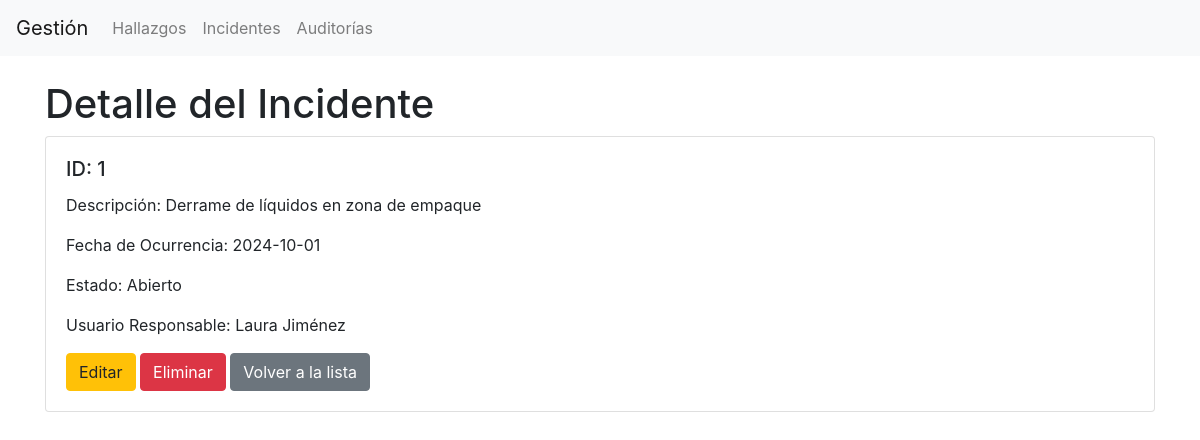
Screenshot of /index.php?entity=incidente&action=show&id=1 with the database file from the repository.
### tables this page shows
CREATE TABLE Incidente (
    id INT AUTO_INCREMENT PRIMARY KEY,       
    descripcion TEXT NOT NULL,               
    fecha_ocurrencia DATE NOT NULL,          
    id_estado INT,                           
    id_usuario INT,                          
    FOREIGN KEY (id_estado) REFERENCES Estado(id),   
    FOREIGN KEY (id_usuario) REFERENCES Usuario(id)  
);

CREATE TABLE Estado (
    id INT AUTO_INCREMENT PRIMARY KEY,   
    nombre VARCHAR(50) NOT NULL          
);

CREATE TABLE Usuario (
    id INT AUTO_INCREMENT PRIMARY KEY,   
    nombre VARCHAR(100) NOT NULL,        
    email VARCHAR(100) NOT NULL UNIQUE,  
    fecha_registro TIMESTAMP DEFAULT CURRENT_TIMESTAMP   
);

### controllers/IncidenteController.php (called while the page is built, shortened)
<?php
require_once 'models/IncidenteModel.php';
class IncidenteController {
    private $model;
    public function __construct($pdo) {
        $this->model = new IncidenteModel($pdo);
    }
    public function show($id) {
        $incidente = $this->model->getById($id);
        require 'views/incidente/show.php';
    }
}

### models/IncidenteModel.php (called while the page is built, shortened)
<?php
class IncidenteModel {
    private $pdo;
    public function __construct($pdo) {
        $this->pdo = $pdo;
    }
    public function getById($id) {
        $stmt = $this->pdo->prepare("
            SELECT i.*, e.nombre as estado_nombre, u.nombre as usuario_nombre
            FROM Incidente i
            LEFT JOIN Estado e ON i.id_estado = e.id
            LEFT JOIN Usuario u ON i.id_usuario = u.id
            WHERE i.id = ?
        ");
        $stmt->execute([$id]);
        return $stmt->fetch(PDO::FETCH_ASSOC);
    }
}

### views/incidente/show.php (the view, shortened to what this page needs)
<!DOCTYPE html>
<html lang="es">
<head>
    <link rel="stylesheet" href="https://cdn.jsdelivr.net/npm/bootstrap@4.5.2/dist/css/bootstrap.min.css">
</head>
<body>
<?php include 'views/layout/header.php'; ?>
<div class="container mt-4">
    <h1>Detalle del Incidente</h1>
    <div class="card">
        <div class="card-body">
            <h5 class="card-title">ID: <?= $incidente['id'] ?></h5>
            <p class="card-text">Descripción: <?= $incidente['descripcion'] ?></p>
            <p class="card-text">Fecha de Ocurrencia: <?= $incidente['fecha_ocurrencia'] ?></p>
            <p class="card-text">Estado: <?= $incidente['estado_nombre'] ?></p>
            <p class="card-text">Usuario Responsable: <?= $incidente['usuario_nombre'] ?></p>
            <a href="index.php?entity=incidente&action=edit&id=<?= $incidente['id'] ?>" class="btn btn-warning">Editar</a>
            <a href="index.php?entity=incidente&action=delete&id=<?= $incidente['id'] ?>" class="btn btn-danger" onclick="return confirm('¿Está seguro de eliminar este incidente?')">Eliminar</a>
            <a href="index.php?entity=incidente&action=index" class="btn btn-secondary">Volver a la lista</a>
        </div>
    </div>
</div>
</body>
</html>

### rows the page displays
incidente: id "1", descripcion "Derrame de líquidos en zona de empaque", fecha_ocurrencia "2024-10-01", id_estado.nombre "Abierto", id_usuario.nombre "Laura Jiménez"
